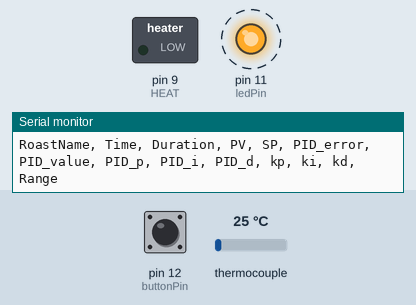
The sketch below on a simulated Arduino Uno, built with avr-gcc and run on an emulated ATmega328P. Shown: switched loads named in the sketch (green lamp = pin HIGH), output pins drawn as LEDs (lit = HIGH), the last lines printed to the serial monitor. Dashed ring = blinking. Inputs (shaded band) come from the test bench; at power-on: pin 12 (buttonPin) LOW, thermocouple 25 °C. Pins used as bus, display or sensor lines are not drawn.

Above: at 1.63 s.
2.0 s: pin 12 (buttonPin) pulled HIGH for 0.5 s
At 3.9 s:
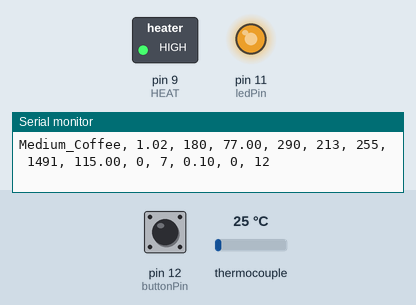
4.2 s: thermocouple set to 75 °C
At 5.5 s:
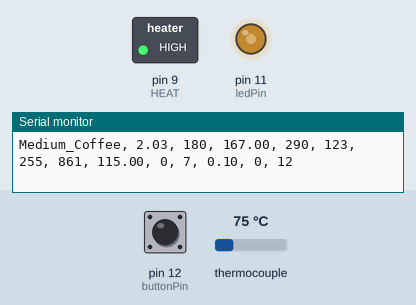
6.2 s: thermocouple set to 225 °C
At 7.1 s:
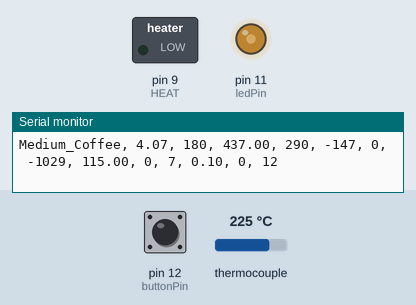
8.3 s: thermocouple set to 294 °C
At 10.0 s:
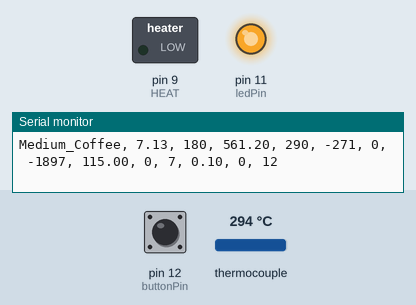
Timing chart, 0 to 11.3 s (numbered marks = the images above; inputs shaded):
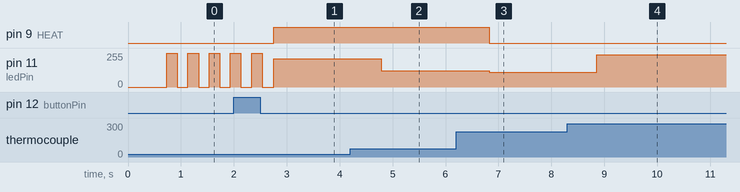

Measured:
- after the input at 2.0 s, pin 9 (HEAT): LOW → HIGH after 0.75 s
- after the input at 4.2 s, pin 11 (ledPin): 213/255 → 123/255 after 0.59 s
- after the input at 6.2 s, pin 9 (HEAT): HIGH → LOW after 0.62 s; pin 11 (ledPin): 123/255 → 109/255 after 0.62 s
- after the input at 8.3 s, pin 11 (ledPin): 109/255 → 241/255 after 0.56 s

The sketch:

roast.ino
```cpp
/*
 *  Updated 2019-09-22
 *
 */
// initialize var for roast name
String name;

/* MAX THERMOCOUPLE  include library and set pins       */
# include <max6675.h>
int thermoDO = 4; int thermoCS = 5; int thermoCLK = 6;
MAX6675 thermocouple(thermoCLK, thermoCS, thermoDO);
int vccPin = 3; int gndPin = 2;

/* other pins  for heating element push button and indicator LED               */
int HEAT = 9;                // heater pin
const int ledPin =  11;      // the number of the LED pin
const int buttonPin = 12;     // the number of the pushbutton pin

/*  Other Variables       */
float temperature_read = 0.0;
float previous_error = 0;
float elapsedTime, Time, timePrev, cumulativeTime;
int PID_error = 0;

/*  PID initial values  */
int PID_value = 0;
float StartTime = 0;

/*  PID constants   */
int kp = 7;
int kd = 0;
int Range = 12;
int set_pt;
float ki = 0.1;

/* Set initial Error values   */
int PID_p = 0;
int PID_d = 0;
float PID_i = 115;

// variables will change:
int buttonState = 0;         // variable for reading the pushbutton status
int start = 1;
int ledValue = 0;

void setup() {

  Serial.begin(9600);   // start serial
  // use Arduino pins
  pinMode(vccPin, OUTPUT); digitalWrite(vccPin, HIGH);
  pinMode(gndPin, OUTPUT); digitalWrite(gndPin, LOW);
  pinMode(HEAT, OUTPUT);

  // wait for MAX chip to stabilize
  delay(700);

  // write header line to serial monitor for later CSV reading
  Serial.println("RoastName, Time, Duration, PV, SP, PID_error, PID_value, PID_p, PID_i, PID_d, kp, ki, kd, Range");

  // initialize the LED pin as an output:
  pinMode(ledPin, OUTPUT);

  // initialize the pushbutton pin as an input:
  pinMode(buttonPin, INPUT);

}

void loop() {

buttonState = digitalRead(buttonPin);   // check if start button is pressed

/*               blink while waiting                         */
  digitalWrite(ledPin, HIGH);
  delay(200);
  digitalWrite(ledPin, LOW);
  delay(200);

/* if button is pressed state = 1 start quick blink */
if(buttonState == 1){
digitalWrite(ledPin, LOW);
StartTime = millis();   // restart the clock so roasts start at 0


/* ROAST PROFILE SECTION ------------------------------------------- */

// Uncomment the profile to use

/* SHort light roast  7min to 375
 *
name = "Light_Coffee";  // name the coffee

 roast( 180 , 280 );
 roast( 228 , 299 );
 roast( 276 , 318 );
 roast( 324 , 337 );
 roast( 372 , 356 );
 roast( 420 , 375 );
 roast( 467 , 390 );
 roast( 513 , 405 );
 roast( 560 , 420 );
        cool( 740 );

 */

/*   Medium 10 min to 375 finish at 420 --------------------------
 *    375-10-420
 */
//
name = "Medium_Coffee";  // name the coffee

 roast( 180 , 290 );
 roast( 264 , 299 );
 roast( 348 , 318 );
 roast( 432 , 337 );
 roast( 516 , 356 );
 roast( 600 , 380 );
 roast( 667 , 390 );
 roast( 733 , 405 );
 roast( 800 , 420 );
        cool( 980 );

/*
 //LONG - dark roast  -----------------------------------------

name = "Dark_Coffee";  // name the coffee

roast( 180 , 290 );
 roast( 276 , 299 );
 roast( 372 , 318 );
 roast( 468 , 337 );
 roast( 564 , 356 );
 roast( 660 , 375 );
 roast( 733 , 390 );
 roast( 807 , 405 );
 roast( 880 , 425 );
       cool( 1060 );

*/

/* ------------ end of roast profiles ----------------------------*/

}
/* exit the roast loops */

/* blink sequence all done with roasting */

}


/* ----------------------------------------
/*        DEFINE CUSTOM FXNS  */

/* -----------------------------------------------------------------------------
     define ROAST
 ----------------*/

void roast( int D, int set_pt) {

  while ( cumulativeTime < D ){

/*        calculate cumulative time since start of while loop  */
    cumulativeTime = (millis() - StartTime) / 1000;  // cumulative time since the start of the program
/*  run the PID algorithm  */
/*  First we read the real value of temperature at thermocouple  */
    temperature_read = thermocouple.readFahrenheit();
/*  Next we calculate the error between the setpoint and the real value */
    PID_error = set_pt - temperature_read;
/*  Calc the P, I and D components   */
/*  Proportional term */
    PID_p = kp * PID_error;
/*  Integral term   */
/*  Calculate the I value in a range on: 10  only kicks in when the error is within 10 deg  */
    int range = abs(PID_error) - Range;
      if(range < 1)
      {
        PID_i = PID_i + (ki * PID_error);
      }
/*     Cap contribution of PID_i to 250  */
      if(PID_i > 250)
      {
        PID_i = 250;
      }

    /* Derivative term    */
    /* elapsed time */
    timePrev = Time;                            // the previous time is stored before the actual time read
    Time = millis();                            // actual time read
    elapsedTime = (Time - timePrev) / 1000;
    /* Now we can calculate the D calue  */
    PID_d = kd * (( PID_error - previous_error ) / elapsedTime);
    /* total PID is the sum of P + I + D  */
    PID_value = PID_p + PID_i + PID_d;
    /* write to PWM pin with max of 255 and min of 0  */
    if(PID_value < 0)
    {
      PID_value = 0;
    }
    if(PID_value > 255)
    {
      PID_value = 255;
    }

/* PRINT TO SERIAL PORT TO SAVE FOR DATA ANALYSIS   //
                                                            */
    Serial.print(name);                 Serial.print(", ");   // Roast Name
    Serial.print(cumulativeTime);       Serial.print(", ");   // run time so far
    Serial.print(D );                   Serial.print(", ");   // Duration as Set Point for the current roast stage
    Serial.print(temperature_read  );   Serial.print(", ");   // PV  as bean temp at thermocouple in deg F
    Serial.print(set_pt );              Serial.print(", ");   // SP  for roast stage
    Serial.print(PID_error);            Serial.print(", ");   // PID error sum of P, I and D values
    Serial.print(PID_value);            Serial.print(", ");   // PID value new output to PWM pin
    /* Capture the computed components too   */
    Serial.print(PID_p);                Serial.print(", ");   // PIDp
    Serial.print(PID_i);                Serial.print(", ");   // PIDi
    Serial.print(PID_d);                Serial.print(", ");   // PIDd
    /*  and record settings  */
    Serial.print(kp);                   Serial.print(", ");   // kp
    Serial.print(ki);                   Serial.print(", ");   // ki
    Serial.print(kd);                   Serial.print(", ");   // kid
    Serial.println(Range); //range
    /* write the value to the pin / heater */
    analogWrite(HEAT, PID_value);
    /* led to indicate amt of heat */
    if(PID_error < 5)
    {
      ledValue = 2;
    }
    ledValue = PID_error;

    analogWrite(ledPin, ledValue);

    previous_error = PID_error;     //Remember to store the previous error for next loop.
    delay(1000);                    // wait a sec
  }
}

/* ----------------------------------------------------------------
     define Cooling cycle
 ----------------*/

void cool(int D) {
   // takes Duration (D) as an argument
cumulativeTime = (millis() - StartTime) / 1000;  // cumulative time since the start of the program
  while ( cumulativeTime < D  ){
    cumulativeTime = (millis() - StartTime) / 1000;  // cumulative time since the start of the program
    //RUN PID
    // First we read the real value of temperature
    temperature_read = thermocouple.readFahrenheit();
    //Next we calculate the error between the setpoint and the real value
    PID_error = set_pt - temperature_read;
    PID_value = 0;
// PRINT VALUES
    Serial.print(name);                             Serial.print(", ");    // Time
    Serial.print((millis() - StartTime) / 1000);    Serial.print(", ");
    Serial.print(D );                               Serial.print(", ");    // PV
    Serial.print(temperature_read);                 Serial.print(", ");    // SP
    Serial.print('0');                              Serial.print(", ");    // PID error
    Serial.print(PID_error);                        Serial.print(", ");    // PID value
    Serial.print(PID_value);                        Serial.print(", ");    // Capture the computed components too
    Serial.print(PID_p);                            Serial.print(", ");    // PIDp
    Serial.print(PID_i);                            Serial.print(", ");    // PIDi
    Serial.print(PID_d);                            Serial.print(", ");    // PIDd
    Serial.print(kp);                               Serial.print(", ");    // ki
    Serial.print(ki);                               Serial.print(", ");    // kid
    Serial.print(kd);                               Serial.print(", ");    // range
    Serial.println(Range);

//Now we can write the PWM signal to the mosfet on digital pin D9
    analogWrite(HEAT, PID_value);
    digitalWrite(ledPin, LOW);
    delay(500);
    digitalWrite(ledPin, HIGH);
    delay(500);
  }  // ends WHILE
}
```
